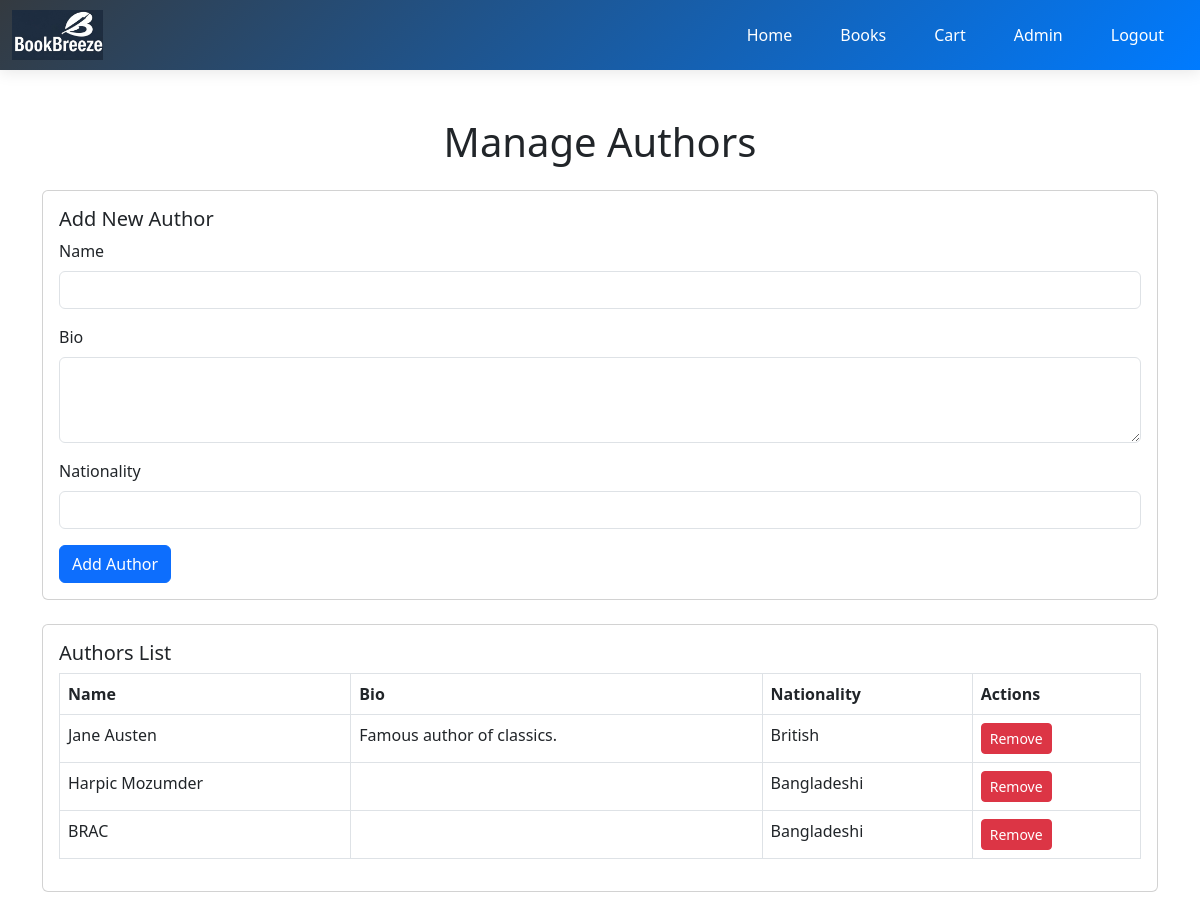
Page /admin/manage-authors.php (signed in) on the committed database.
### tables this page shows
CREATE TABLE `AUTHOR` (
  `AuthorID` int(11) NOT NULL AUTO_INCREMENT,
  `Name` varchar(255) DEFAULT NULL,
  `Bio` text DEFAULT NULL,
  `Nationality` varchar(100) DEFAULT NULL,
  PRIMARY KEY (`AuthorID`)
);

### admin/manage-authors.php (the view, shortened to what this page needs)
<?php
$db = new Database();
$conn = $db->getConnection();
$stmt = $conn->prepare("SELECT * FROM AUTHOR");
$stmt->execute();
$authors = $stmt->fetchAll();
include '../includes/header.php';
?>
<div class="container mt-5">
    <h1 class="text-center mb-4">Manage Authors</h1>
    <div class="card mb-4">
        <div class="card-body">
            <h5 class="card-title">Add New Author</h5>
            <form method="POST" action="">
                <div class="mb-3">
                    <label for="name" class="form-label">Name</label>
                    <input type="text" class="form-control" id="name" name="name" required>
                </div>
                <div class="mb-3">
                    <label for="bio" class="form-label">Bio</label>
                    <textarea class="form-control" id="bio" name="bio" rows="3" required></textarea>
                </div>
                <div class="mb-3">
                    <label for="nationality" class="form-label">Nationality</label>
                    <input type="text" class="form-control" id="nationality" name="nationality" required>
                </div>
                <button type="submit" name="add_author" class="btn btn-primary">Add Author</button>
            </form>
        </div>
    </div>
    <div class="card">
        <div class="card-body">
            <h5 class="card-title">Authors List</h5>
            <table class="table table-bordered">
                <thead>
                    <tr>
                        <th>Name</th>
                        <th>Bio</th>
                        <th>Nationality</th>
                        <th>Actions</th>
                    </tr>
                </thead>
                <tbody>
                    <?php foreach ($authors as $author): ?>
                        <tr>
                            <td><?php echo $author['Name']; ?></td>
                            <td><?php echo $author['Bio']; ?></td>
                            <td><?php echo $author['Nationality']; ?></td>
                            <td>
                                <form method="POST" action="" class="d-inline">
                                    <button type="submit" name="remove_author" class="btn btn-danger btn-sm">Remove</button>
                                </form>
                            </td>
                        </tr>
                    <?php endforeach; ?>
                </tbody>
            </table>
        </div>
    </div>
</div>
<link href="https://cdn.jsdelivr.net/npm/bootstrap@5.3.0/dist/css/bootstrap.min.css" rel="stylesheet">

### assets/css/style.css (style rules this page uses)
body { background-color: #f4f4f4; }
.container { max-width: 1200px; margin: 2rem auto; padding: 0 1rem; }
.btn { display: inline-block; padding: 0.5rem 1rem; background-color: #3498db; color: white; text-decoration: none; border-radius: 4px; border: none; cursor: pointer; transition: background-color 0.3s; }

### includes/header.php (style rules this page uses)
:root { --navbar-height: 70px; --primary-color: #007bff; --secondary-color: #343a40; }

### rows in the picture
author: Name "Jane Austen", Bio "Famous author of classics.", Nationality "British"
author: Name "Harpic Mozumder", Nationality "Bangladeshi"
author: Name "BRAC", Nationality "Bangladeshi"
